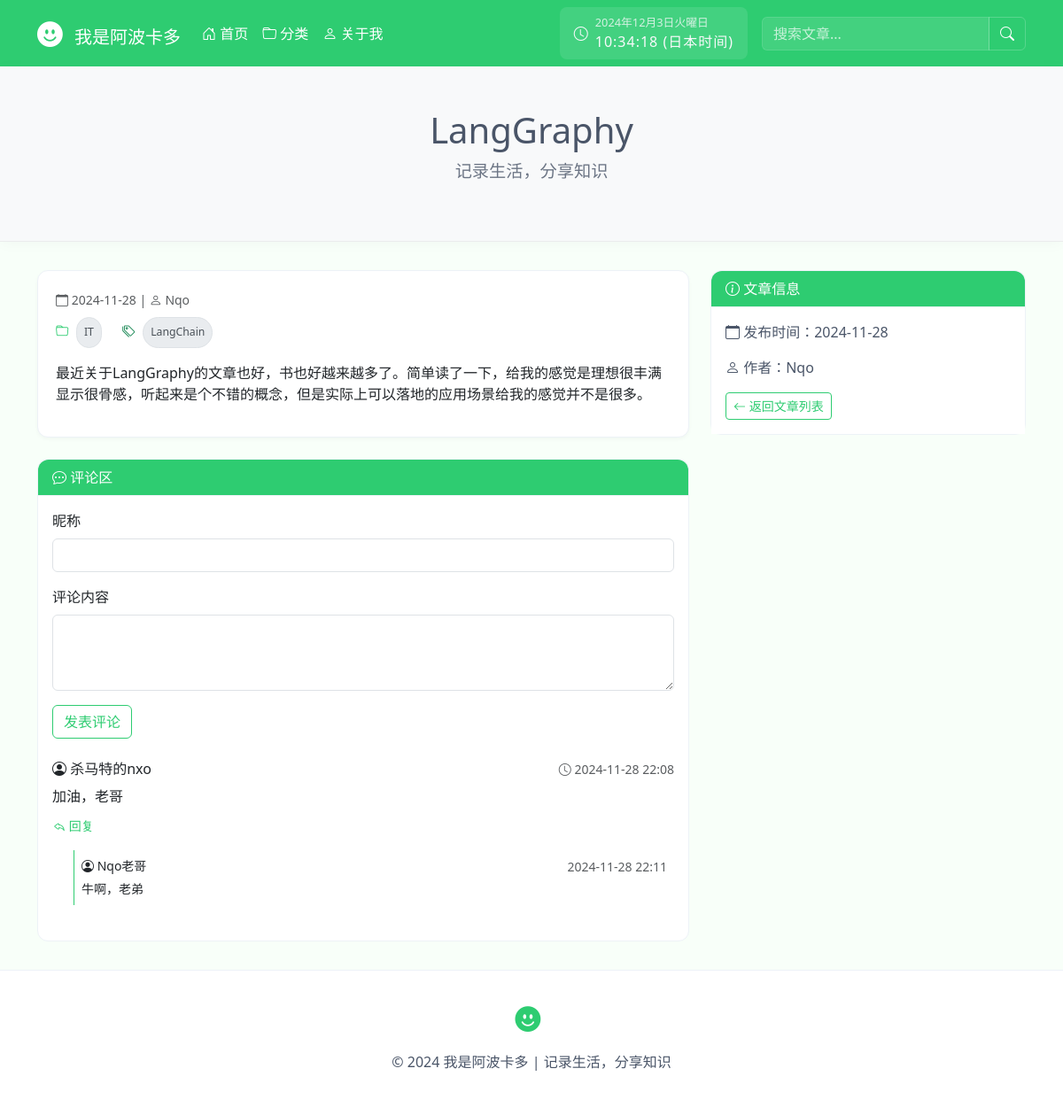
Screenshot of /post/3/ with the database file from the repository.
### blog/models.py (models this page shows, shortened)
class Post(models.Model):
    title = models.CharField(max_length=200, verbose_name='标题')
    content = models.TextField(verbose_name='内容')
    created_date = models.DateTimeField(default=timezone.now, verbose_name='创建时间')
    author = models.ForeignKey(User, on_delete=models.CASCADE, verbose_name='作者')
    categories = models.ManyToManyField('Category', verbose_name='分类', related_name='posts')
    tags = models.ManyToManyField(Tag, blank=True)
    class Meta:
        ordering = ['-created_date']
        verbose_name = '博客文章'
        verbose_name_plural = '博客文章'

class Category(models.Model):
    name = models.CharField(max_length=100)
    slug = models.SlugField(unique=True)

class Tag(models.Model):
    name = models.CharField(max_length=50)
    slug = models.SlugField(unique=True, blank=True)

class Comment(models.Model):
    post = models.ForeignKey(Post, on_delete=models.CASCADE, related_name='comments', verbose_name='文章')
    author = models.CharField(max_length=100, verbose_name='评论者')
    content = models.TextField(verbose_name='评论内容')
    created_date = models.DateTimeField(auto_now_add=True, verbose_name='评论时间')
    parent = models.ForeignKey('self', null=True, blank=True, on_delete=models.CASCADE, related_name='replies', verbose_name='父评论')
    class Meta:
        ordering = ['-created_date']
        verbose_name = '评论'
        verbose_name_plural = '评论'

### blog/views.py (the view)
# urls.py: path('post/<int:pk>/', PostDetailView.as_view(), name='post_detail'),
class PostDetailView(DetailView):
    model = Post
    template_name = 'blog/post_detail.html'
    context_object_name = 'post'
    def get_context_data(self, **kwargs):
        context = super().get_context_data(**kwargs)
        context['comments'] = self.object.comments.filter(parent=None)
        return context

### blog/templates/blog/post_detail.html (shortened to what this page needs)
{% extends 'blog/base.html' %}
{% block header %}{{ post.title }}{% endblock %}
{% block content %}
<div class="row">
    <div class="col-md-8">
        <article class="article-card">
            <div class="mb-3">
                <div class="text-muted mb-2">
                    <small>
                        <i class="bi bi-calendar"></i> {{ post.created_date|date:"Y-m-d" }} |
                        <i class="bi bi-person"></i> {{ post.author }}
                    </small>
                </div>
                <div class="post-meta">
                    <span class="category">
                        <i class="bi bi-folder text-primary"></i>
                        {% if post.categories.all %}
                            {% for category in post.categories.all %}
                                <a href="{% url 'blog:category_detail' category.slug %}" class="category-link">
                                    {{ category.name }}
                                </a>
                            {% endfor %}
                        {% else %}
                            <span class="text-muted">无分类</span>
                        {% endif %}
                    </span>
                    {% if post.tags.all %}
                    <span class="tags ms-3">
                        <i class="bi bi-tags text-success"></i>
                        {% for tag in post.tags.all %}
                            {% if tag.slug %}
                                <a href="{% url 'blog:tag_posts' tag.slug %}" class="tag-badge">
                                    {{ tag.name }}
                                </a>
                            {% endif %}
                        {% endfor %}
                    </span>
                    {% endif %}
                </div>
            </div>
            <div class="article-content">
                {{ post.content|linebreaks }}
            </div>
        </article>
        <div class="card mt-4 comments-card">
            <div class="card-header">
                <i class="bi bi-chat-dots"></i> 评论区
            </div>
            <div class="card-body">
                <form method="post" action="{% url 'blog:add_comment' post.pk %}" class="mb-4">
                    <div class="mb-3">
                        <label for="author" class="form-label">昵称</label>
                        <input type="text" class="form-control" id="author" name="author" required>
                    </div>
                    <div class="mb-3">
                        <label for="content" class="form-label">评论内容</label>
                        <textarea class="form-control" id="content" name="content" rows="3" required></textarea>
                    </div>
                    <button type="submit" class="btn btn-outline-primary">发表评论</button>
                </form>
                <div class="comments-list">
                    {% for comment in comments %}
                        <div class="comment-item mb-4">
                            <div class="d-flex justify-content-between align-items-center mb-2">
                                <h6 class="mb-0">
                                    <i class="bi bi-person-circle"></i> {{ comment.author }}
                                </h6>
                                <small class="text-muted">
                                    <i class="bi bi-clock"></i> {{ comment.created_date|date:"Y-m-d H:i" }}
                                </small>
                            </div>
                            <p class="mb-2">{{ comment.content }}</p>
                            <button class="btn btn-sm btn-link text-muted reply-btn"
                                    data-comment-id="{{ comment.id }}"
                                    onclick="showReplyForm(this)">
                                <i class="bi bi-reply"></i> 回复
                            </button>
                            {% if comment.replies.all %}
                                <div class="replies-list ms-4 mt-3">
                                    {% for reply in comment.replies.all %}
                                        <div class="reply-item mb-2 p-2 border-start">
                                            <div class="d-flex justify-content-between align-items-center mb-1">
                                                <h6 class="mb-0 small">
                                                    <i class="bi bi-person-circle"></i> {{ reply.author }}
                                                </h6>
                                                <small class="text-muted">
                                                    {{ reply.created_date|date:"Y-m-d H:i" }}
                                                </small>
                                            </div>
                                            <p class="mb-0 small">{{ reply.content }}</p>
                                        </div>
                                    {% endfor %}
                                </div>
                            {% endif %}
                        </div>
                    {% empty %}
                        <p class="text-center text-muted">暂无评论，来说两句吧~</p>
                    {% endfor %}
                </div>
            </div>
        </div>
    </div>
    <div class="col-md-4">
        <div class="card mb-4 about-blog-card">
            <div class="card-header">
                <i class="bi bi-info-circle"></i> 文章信息
            </div>
            <div class="card-body">
                <p class="card-text">
                    <i class="bi bi-calendar"></i> 发布时间：{{ post.created_date|date:"Y-m-d" }}
                </p>
                <p class="card-text">
                    <i class="bi bi-person"></i> 作者：{{ post.author }}
                </p>
                <a href="{% url 'blog:post_list' %}" class="btn btn-outline-primary btn-sm">
                    <i class="bi bi-arrow-left"></i> 返回文章列表
                </a>
            </div>
        </div>
    </div>
</div>
{% endblock %}

### blog/templates/blog/base.html (style rules this page uses)
:root { --avocado-green: #2ecc71; --avocado-dark: #27ae60; --avocado-light: #a8e6cf; --text-gray: #4a5568; --border-color: #edf2f7; --bg-light: #f8fff9; }
body { background-color: var(--bg-light); }
.article-card { background: white; padding: 20px; margin-bottom: 20px; border-radius: 12px; border: 1px solid #edf2f7; box-shadow: 0 2px 4px rgba(0,0,0,.03); }
.card { border-color: #edf2f7; border-radius: 12px; }
.card-header { background-color: #ffffff; border-bottom: 1px solid #edf2f7; border-radius: 12px 12px 0 0 !important; }
.btn-outline-primary { color: var(--avocado-green); border-color: var(--avocado-green); }
.text-primary { color: var(--avocado-green) !important; }
.about-blog-card { border: 1px solid #edf2f7; background: white; }
.about-blog-card .card-header { background: var(--avocado-green); color: white; border-bottom: 1px solid #edf2f7; }
.about-blog-card .card-body { background: white; }
.about-blog-card .card-text { color: var(--text-gray); }
.comments-card { border-color: var(--border-color); }
.comments-card .card-header { background: var(--avocado-green); color: white; border-bottom: 1px solid var(--border-color); }
.reply-btn { color: var(--avocado-green) !important; text-decoration: none; padding: 0; }
.replies-list .reply-item { border-left-color: var(--avocado-green) !important; }

### blog/templates/blog/post_detail.html (style rules this page uses)
.tag-badge, .category-link { background-color: #e9ecef; color: #495057; font-weight: normal; padding: 0.35em 0.65em; margin-right: 0.3em; border-radius: 50rem; border: 1px solid #dee2e6; text-decoration: none; transition: all 0.2s ease; font-size: 0.85em; display: inline-block; }
.post-meta { margin: 0.5rem 0; font-size: 0.9rem; line-height: 2; }
.post-meta i { margin-right: 0.3rem; }

### rows the page displays
Post: title "LangGraphy", created_date "2024-11-28", author "Nqo", content "最近关于LangGraphy的文章也好，书也好越来越多了。简单读了一下，给我的感觉是理想很丰满显示很骨感，听起来是个不错的概念，但是实际上可以落地的应用场景给我的感觉并不是很多。"
Category: name "IT"
Tag: name "LangChain"
Comment: author "杀马特的nxo", created_date "2024-11-28 22:08", content "加油，老哥"
Comment: author "Nqo老哥", created_date "2024-11-28 22:11", content "牛啊，老弟"
